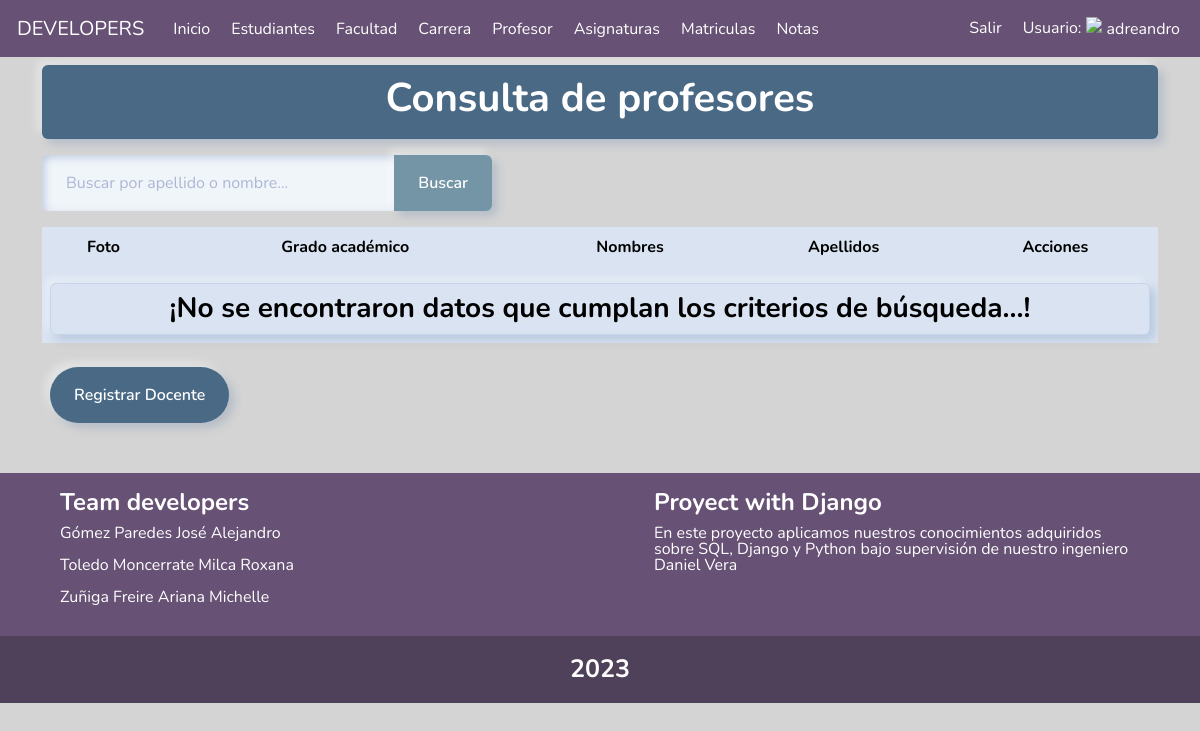
Before: /teachers/ (signed in) with the older database file.
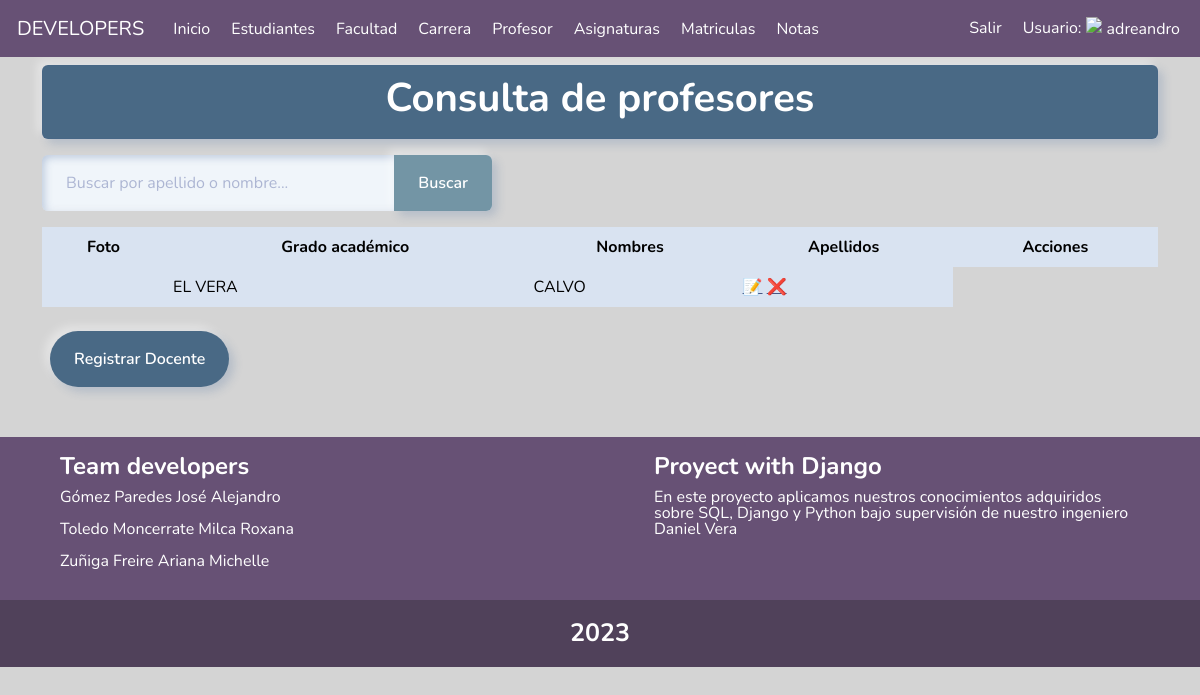
After: the same page with the newer database file.
### notas/models.py (models this page shows)
class Teacher(models.Model):
    firstname = models.CharField('Nombres', max_length=200)
    lastname = models.CharField(verbose_name="Apellidos", max_length=200)
    created = models.DateTimeField(auto_now_add=True)
    photo = models.ImageField(
        upload_to='teacherPhoto/', blank=True, null=True)
    user = models.ForeignKey(User, on_delete=models.CASCADE)
    class Meta:
        verbose_name = ('Teacher')
        verbose_name_plural = ('Teachers')
        ordering = ('-lastname',)
    def __str__(self):
        return f"{self.lastname} {self.firstname}"

### notas/teacher.py (the view)
# urls.py: path('teachers/', teacher.init, name='teachers'),
@login_required
def init(request):
    context, teachers = None, None
    try:
        q = request.GET.get('q')  # ver
        if q:
            teachers = (Teacher.objects.filter(
                lastname__icontains=q) or
                Teacher.objects.filter
                (firstname__icontains=q))
        else:
            teachers = Teacher.objects.all()
        paginator = Paginator(teachers, 2)
        print(teachers)
        pagina = request.GET.get('page', 1)
        teachers_paginados = paginator.get_page(pagina)
        context = {
            'teachers': teachers_paginados,
            'title': 'Consulta de profesores',
            'paginator': paginator,
            'num_pages': paginator.num_pages,
        }
        return render(request, 'teachers/teachers.html', context)
    except NameError:
        print(NameError)
        return render(request, 'teachers/teachers.html',
                      {'title': 'Consulta de profesores',
                       'error': 'Ha ocurrido un error en la consulta'})

### notas/templates/teachers/teachers.html (shortened to what this page needs)
{% extends "base.html" %}
{% load static%}
{% block content %}
<div class="container">
  <div class="py-2 mt-2 border border-1 shadow rounded text-center color">
    <h1 class="fw-bold text-white">{{title}}</h1>
  </div>
  <div class="mt-3">
    <div class="mt-2 d-flex justify-content-between flex-wrap">
      <form action="" style="max-width: 450px;">
        <div class="input-group">
          <input type="text" size="100" class="form-control" placeholder="Buscar por apellido o nombre..." name="q"
            value="{{ request.GET.q }}">
          <button class="btn botones text-white" data-bs-toggle="tooltip"
            data-bs-title="Escriba parte del apellido o nombre y click en buscar">
            Buscar
          </button>
        </div>
      </form>
    </div>
  </div>
  <div class="table-responsive mt-3">
    <table class="table table-borderless table-fluid">
      <thead class="text-center text-light">
        <tr>
          <th>Foto</th>
          <th>Grado académico</th>
          <th>Nombres</th>
          <th>Apellidos</th>
          <th>Acciones</th>
        </tr>
      </thead>
      <tbody>
        {% for teacher in teachers %}
        <tr>
          <td>{{teacher.photo}}</td>
          <td>{{teacher.firstname|upper}}</td>
          <td>{{teacher.lastname|upper}}</td>
          <td>
            <a href="{% url 'update_teacher' teacher.id %}" data-bs-toggle="tooltip"
              data-bs-title="Editar el docente">📝</a>
            <a href="{% url 'delete_teacher' teacher.id %}" data-bs-toggle="tooltip"
              data-bs-title="Eliminar el docente">❌</a>
          </td>
        </tr>
        {% empty %}
        <tr>
          <td colspan="5" class="fw-bold h3 text-center">
            <div class="py-2 mt-2 border border-1 shadow rounded text-center">
              ¡No se encontraron datos que cumplan los criterios de búsqueda...!
            </div>
          </td>
        </tr>
        {% endfor %}
      </tbody>
    </table>
  </div>
  <div class="m-2">
    <a href="{% url 'create_teacher' %}" class="btn color text-white" data-bs-toggle="tooltip"
      data-bs-title="Ingresar un nuevo docente">
      Registrar Docente
    </a>
  </div>
</div>
{% endblock content %}

### notas/templates/base.html (shortened to what this page needs)
<!DOCTYPE html>
<html lang="es">
  <head>
    {% load static%}
    <link rel="stylesheet" href={% static 'css/bootstrap.min.css' %}>
    <link rel="stylesheet" href={% static 'css/estilos.css' %}>
  </head>
  <body class="fondo">
    <div>
        <nav class="navbar navbar-expand-lg " data-bs-theme="dark">
      <div class="container-fluid"  class="navbar">
        <a class="navbar-brand" href="#">DEVELOPERS</a>
        <div class="collapse navbar-collapse" id="navbarColor01">
          <ul class="navbar-nav me-auto">
            <li class="nav-item">
              <a class="nav-link active" href={% url 'home' %}>Inicio
            </li>
            <li class="nav-item">
              <a class="nav-link" href={% url 'students' %}>Estudiantes</a>
            </li>
            <li class="nav-item">
              <a class="nav-link" href={%url 'faculty'%}>Facultad</a>
            </li>
            <li class="nav-item">
              <a class="nav-link" href="{%url 'carrers'%}">Carrera</a>
            </li>
            <li class="nav-item">
              <a class="nav-link" href={% url 'teachers'%}>Profesor</a>
            </li>
            <li class="nav-item">
              <a class="nav-link" href={%url 'subjects'%}>Asignaturas</a>
            </li>
            <li class="nav-item">
              <a class="nav-link" href={%url 'enroll'%}>Matriculas</a>
            </li>
            <li class="nav-item">
              <a class="nav-link" href={%url 'calification'%}>Notas</a>
            </li>
          </ul>
          <ul class="navbar-nav me-right">
            {% if user.is_authenticated %}
              <li class="nav-item">
                <a class="nav-link" href={% url 'logout' %}>Salir</a>
              </li>
              <li class="nav-item nav-link">
                Usuario: <img alt="{{user.username}}"/>
              </li>
            {% else %}
                  <li class="nav-item" ><a class="nav-link" href={% url 'login' %}>Iniciar Sesion</a></li>
            {% endif %}
          </ul>
        </div>
      </div>
    </nav>
    </div>
    {% block content %}
    {% endblock content %}
    {% include 'footer.html' %}
  </body>
</html>

### notas/templates/footer.html
{% block footer %}
    <footer class="pie-pagina">
        <div class="grupo1">
            <div class="box">
                <h4 class="fw-bold text-white">Team developers</h4>
                <p>Gómez Paredes José Alejandro</p>
                <p>Toledo Moncerrate Milca Roxana</p>
                <p>Zuñiga Freire Ariana Michelle</p>
            </div>
            <div class="box">
                <h4 class="fw-bold text-white">Proyect with Django</h4>
                <p>En este proyecto aplicamos nuestros conocimientos adquiridos sobre SQL, Django y Python bajo supervisión de nuestro ingeniero Daniel Vera</p>
            </div>
        </div>
        <div class="grupo2">
            <small class="fw-bold">2023</small>
        </div>
    </footer>
{% endblock footer %}

### static/css/estilos.css (style rules this page uses)
.fondo { background-color: rgb(212, 212, 212) }
.navbar { background-color: #675175; text-indent: 5px; }
.nav-link { color: #fff; }
.color { background-color: #496985; }
.botones { background: #7395a5; }
.pie-pagina { width: 100%; background-color: #675175; margin-top: 50px; }
.pie-pagina .grupo1 { padding: 15px 0px ; width: 90%; max-width: 1200px; margin: auto; display:flex; justify-content: space-between; }
.pie-pagina .grupo1 .box { width: 45%; color: #fff; font-size: 16px; line-height: 1; }
.pie-pagina .grupo1 .box:last-child { margin-left: 5px; }
.pie-pagina .grupo2 { background-color: #50415a; padding: 15px 10px; text-align: center; color: #fff; }
.pie-pagina .grupo2 small { font-size: 25px; }

Changed rows visible on the page:
added Teacher: firstname "EL VERA", lastname "CALVO"
Other visible differences:
text no longer shown: "¡No se encontraron datos que cumplan los criterios de búsqueda...!"
